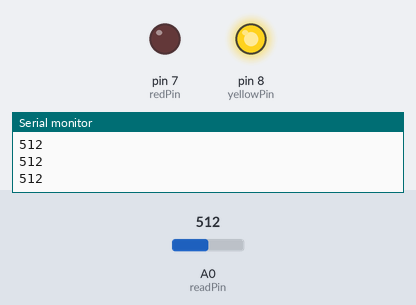
Simulated run of this sketch. Board: Arduino Uno, built with avr-gcc and run on an emulated ATmega328P. Shown: output pins drawn as LEDs (lit = HIGH), the last lines printed to the serial monitor. The inputs (shaded band) are chosen by the test bench; at power-on: A0 (readPin) = 512.

Above: at 1.2 s.
1.3 s: A0 (readPin) set to 104
2.8 s: A0 (readPin) set to 91
At 4.0 s:
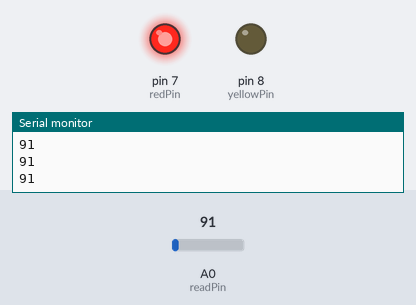
4.3 s: A0 (readPin) set to 110
At 5.2 s:
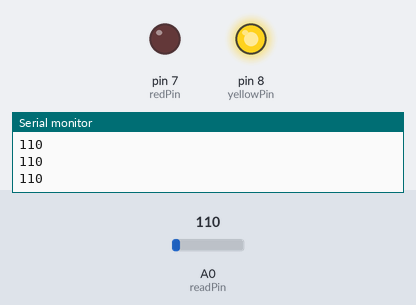
5.8 s: A0 (readPin) set to 90
At 6.4 s:
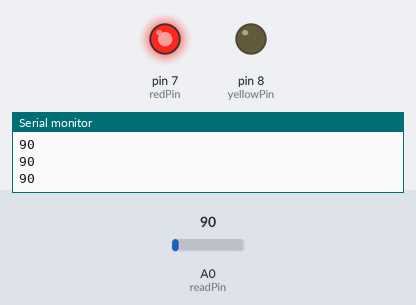
Timing chart, 0 to 8.3 s (numbered marks = the images above; inputs shaded):
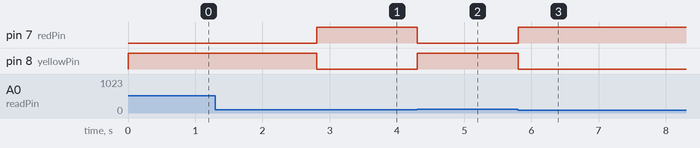

Measured:
- the behaviour switches between 100 and 99 on A0 (readPin) (found by bisection; images 0 and 1)
- after the input at 2.8 s, pin 7 (redPin): LOW → HIGH at once; pin 8 (yellowPin): HIGH → LOW at once
- after the input at 4.3 s, pin 7 (redPin): HIGH → LOW at once; pin 8 (yellowPin): LOW → HIGH at once
- after the input at 5.8 s, pin 7 (redPin): LOW → HIGH at once; pin 8 (yellowPin): HIGH → LOW at once

The sketch:

25_photo_resistor.ino
```cpp
// Photo resistor
/*
* As I turn the light off the resistance goes up
* so the current goes down and finally the voltage drops.
* In this example the red led turns on when the light turns off in the room
* and the yellow led turns off when the light turns on in the room
*/
int readPin = A0;
int redPin = 7;
int yellowPin = 8;
int lightValue;
int limit = 100;

void setup() {
  pinMode(readPin, INPUT);
  pinMode(redPin, OUTPUT);
  pinMode(yellowPin, OUTPUT);
  Serial.begin(9600);
}

void loop() {
  lightValue = analogRead(readPin);
  Serial.println(lightValue);
  if(lightValue < limit){
    digitalWrite(redPin, HIGH);
    digitalWrite(yellowPin, LOW);
  } else {
    digitalWrite(redPin, LOW);
    digitalWrite(yellowPin, HIGH);
  }
}
```
